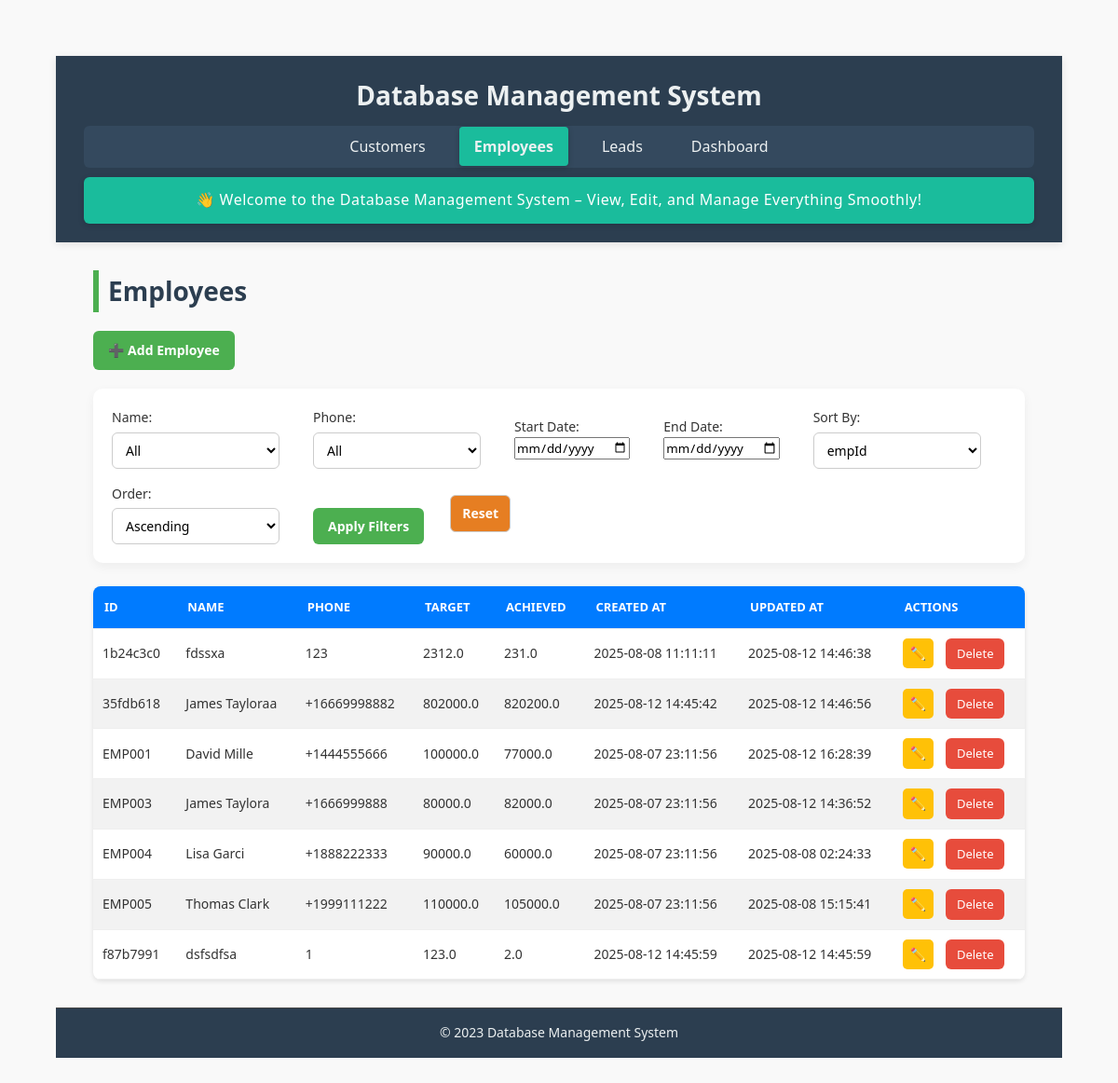
Page /employees on the earlier database version.
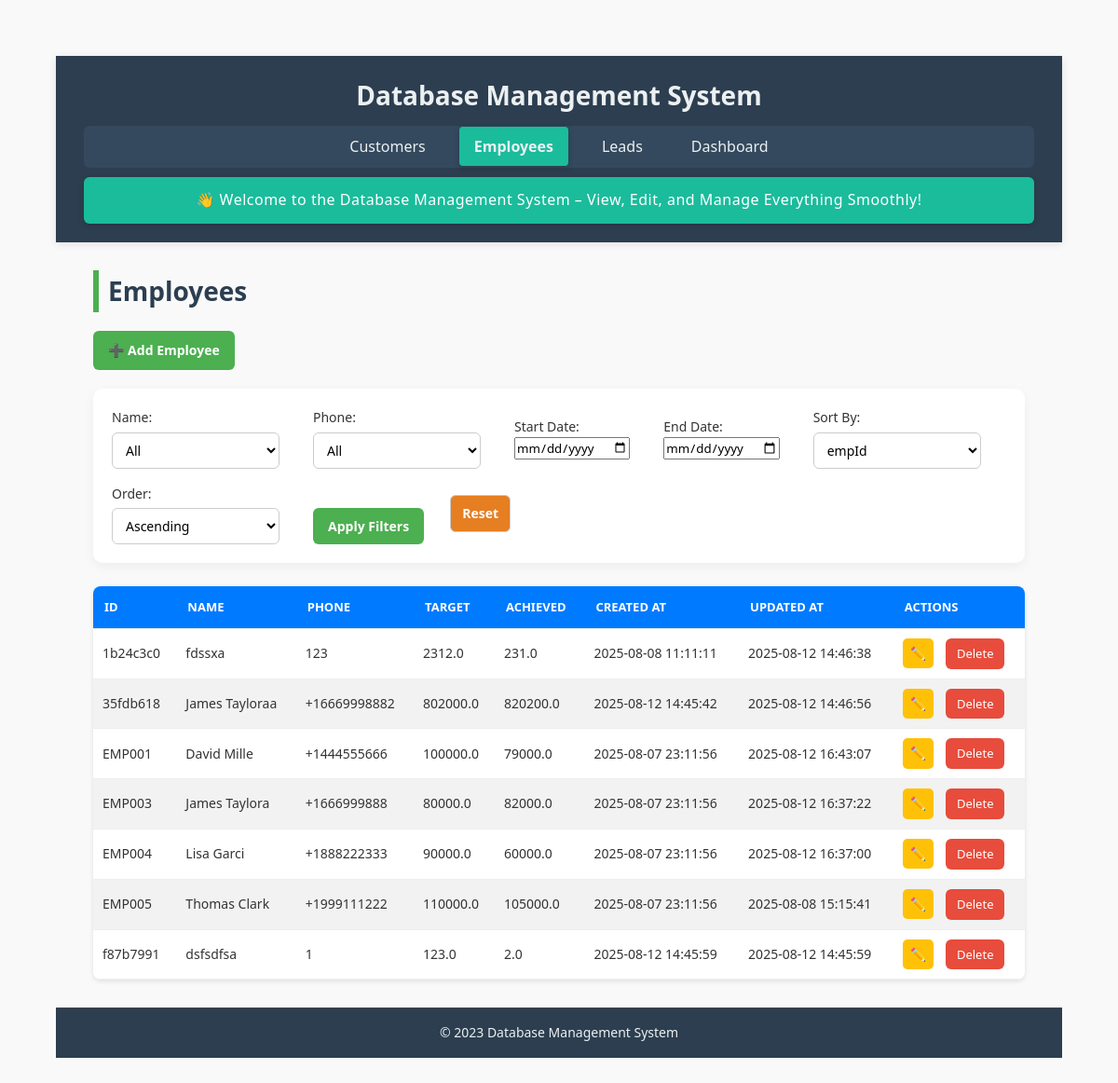
Same page on the later database version.
### tables this page shows
CREATE TABLE employees (
    empId TEXT PRIMARY KEY,
    empName TEXT NOT NULL,
    phoneNo TEXT,
    targetAmount REAL NOT NULL CHECK (targetAmount >= 0),
    achievedAmount REAL NOT NULL CHECK (achievedAmount >= 0),
    createdAt TEXT DEFAULT CURRENT_TIMESTAMP,
    updatedAt TEXT DEFAULT CURRENT_TIMESTAMP
);

### app.py (the view)
@app.route('/employees')
def employees():
    filters = {
        'empName': request.args.get('empName', ''),
        'phoneNo': request.args.get('phoneNo', ''),
        'start_date': request.args.get('start_date', ''),
        'end_date': request.args.get('end_date', '')
    }
    sort_by = request.args.get('sort_by', 'empId')
    sort_order = request.args.get('sort_order', 'asc')
    query = "SELECT * FROM employees WHERE 1=1"
    params = []
    for col in ['empName', 'phoneNo']:
        val = filters[col]
        if val:
            query += f" AND {col} = ?"
            params.append(val)
    if filters['start_date']:
        query += " AND DATE(createdAt) >= ?"
        params.append(filters['start_date'])
    if filters['end_date']:
        query += " AND DATE(createdAt) <= ?"
        params.append(filters['end_date'])
    query += f" ORDER BY {sort_by} {sort_order.upper()}"
    with closing(get_db_connection()) as conn:
        with closing(conn.cursor()) as cursor:
            cursor.execute(query, params)
            employees = cursor.fetchall()
            column_values = {
                'empName': [row['empName'] for row in conn.execute("SELECT DISTINCT empName FROM employees")],
                'phoneNo': [row['phoneNo'] for row in conn.execute("SELECT DISTINCT phoneNo FROM employees")]
            }
    return render_template('employees.html',
                         employees=employees,
                         filters=filters,
                         sort_by=sort_by,
                         sort_order=sort_order,
                         column_values=column_values)

### app.py (called while the page is built)
def get_db_connection():
    conn = sqlite3.connect(DATABASE, timeout=10)
    conn.row_factory = sqlite3.Row
    conn.execute("PRAGMA journal_mode=WAL")
    return conn

### templates/employees.html (shortened to what this page needs)
{% extends "base.html" %}
{% block content %}
<h2>Employees</h2>
<div class="button-group">
    <a href="{{ url_for('add_employee') }}" class="btn">➕ Add Employee</a>
</div>
<form method="GET" action="{{ url_for('employees') }}" class="filter-form">
    <label>Name:
        <select name="empName">
            <option value="">All</option>
        </select>
    </label>
    <label>Phone:
        <select name="phoneNo">
            <option value="">All</option>
        </select>
    </label>
    <label>Start Date:
        <input type="date" name="start_date" value="{{ filters.start_date }}">
    </label>
    <label>End Date:
        <input type="date" name="end_date" value="{{ filters.end_date }}">
    </label>
    <label>Sort By:
        <select name="sort_by">
            {% for col in ['empId', 'empName', 'targetAmount', 'achievedAmount', 'createdAt', 'updatedAt'] %}
            <option value="{{ col }}" {% if sort_by == col %}selected{% endif %}>{{ col }}</option>
            {% endfor %}
        </select>
    </label>
    <label>Order:
        <select name="sort_order">
            <option value="asc" {% if sort_order == 'asc' %}selected{% endif %}>Ascending</option>
        </select>
    </label>
    <button type="submit" class="btn">Apply Filters</button>
    <a href="{{ url_for('employees') }}" class="btn danger">Reset</a>
</form>
<table>
    <thead>
        <tr>
            <th>ID</th>
            <th>Name</th>
            <th>Phone</th>
            <th>Target</th>
            <th>Achieved</th>
            <th>Created At</th>
            <th>Updated At</th>
            <th>Actions</th>
        </tr>
    </thead>
    <tbody>
        {% for employee in employees %}
        <tr>
            <td>{{ employee.empId }}</td>
            <td>{{ employee.empName }}</td>
            <td>{{ employee.phoneNo or '' }}</td>
            <td>{{ employee.targetAmount }}</td>
            <td>{{ employee.achievedAmount }}</td>
            <td>{{ employee.createdAt }}</td>
            <td>{{ employee.updatedAt }}</td>
            <td>
                <a href="{{ url_for('edit_employee', emp_id=employee.empId) }}" class="btn small">✏️</a>
                <a href="{{ url_for('delete_employee', emp_id=employee.empId) }}" class="btn-delete"
                   onclick="return confirm('Delete this employee?')">Delete</a>
            </td>
        </tr>
        {% endfor %}
    </tbody>
</table>
{% endblock %}

Differences in the rows shown:
changed employees "EMP001": achievedAmount "77000.0" → "79000.0"; updatedAt "2025-08-12 16:28:39" → "2025-08-12 16:43:07"
changed employees "EMP003": updatedAt "2025-08-12 14:36:52" → "2025-08-12 16:37:22"
changed employees "EMP004": updatedAt "2025-08-08 02:24:33" → "2025-08-12 16:37:00"
